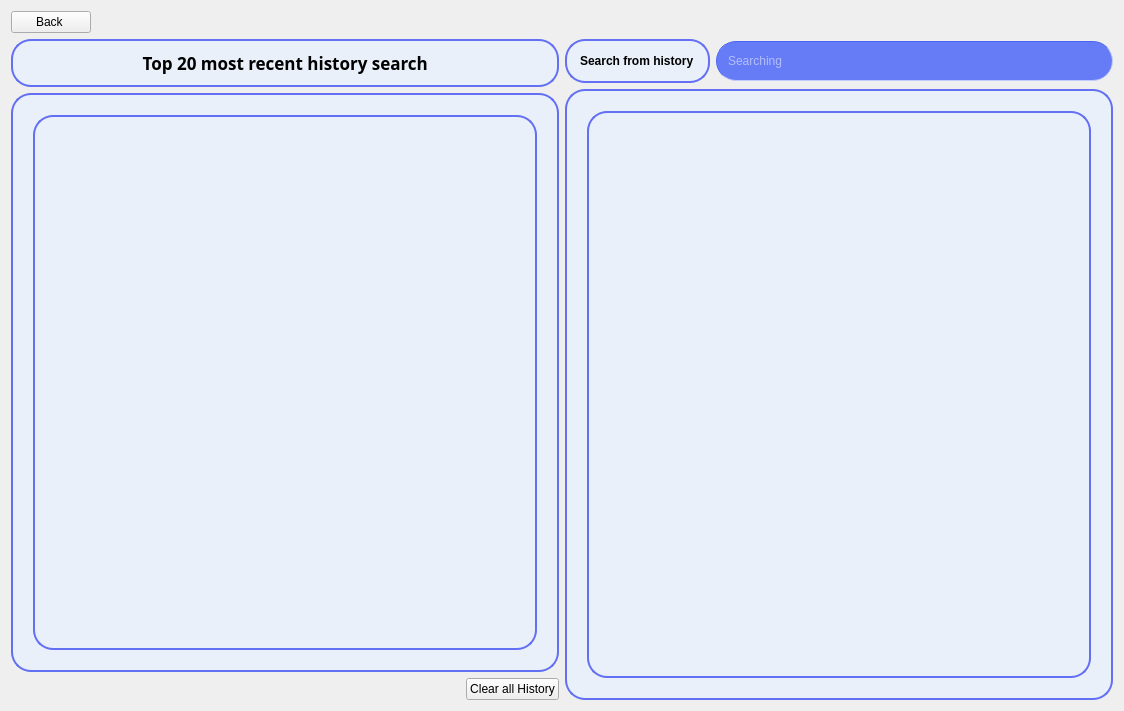
<?xml version="1.0" encoding="UTF-8"?>
<ui version="4.0">
 <class>HistoryScreen</class>
 <widget class="QWidget" name="HistoryScreen">
  <property name="geometry">
   <rect>
    <x>0</x>
    <y>0</y>
    <width>1124</width>
    <height>711</height>
   </rect>
  </property>
  <property name="windowTitle">
   <string>Form</string>
  </property>
  <layout class="QGridLayout" name="gridLayout_2">
   <item row="0" column="0">
    <layout class="QGridLayout" name="gridLayout">
     <item row="0" column="0">
      <layout class="QHBoxLayout" name="horizontalLayout_5">
       <item>
        <widget class="QPushButton" name="pushButton">
         <property name="text">
          <string>Back </string>
         </property>
        </widget>
       </item>
       <item>
        <spacer name="horizontalSpacer_3">
         <property name="orientation">
          <enum>Qt::Horizontal</enum>
         </property>
         <property name="sizeHint" stdset="0">
          <size>
           <width>40</width>
           <height>20</height>
          </size>
         </property>
        </spacer>
       </item>
      </layout>
     </item>
     <item row="1" column="0">
      <layout class="QHBoxLayout" name="horizontalLayout_4">
       <item>
        <layout class="QVBoxLayout" name="verticalLayout_3">
         <property name="bottomMargin">
          <number>0</number>
         </property>
         <item>
          <widget class="QLabel" name="label">
           <property name="font">
            <font>
             <family>Comfortaa</family>
             <pointsize>13</pointsize>
             <italic>false</italic>
             <bold>true</bold>
            </font>
           </property>
           <property name="styleSheet">
            <string notr="true">padding: 10px;
border-width : 2px;
border-style:solid;
border-radius: 20px;
  min-height: 20px;
  min-width: 20px;
background-color: rgb(233, 240, 250);
border-color: rgb(99, 112, 243);
font: 13pt &quot;Comfortaa&quot;;
font: bold;
color: black;;</string>
           </property>
           <property name="text">
            <string>&lt;html&gt;&lt;head/&gt;&lt;body&gt;&lt;p align=&quot;center&quot;&gt;&lt;span style=&quot; font-weight:700;&quot;&gt;Top 20 most recent history search &lt;/span&gt;&lt;/p&gt;&lt;/body&gt;&lt;/html&gt;</string>
           </property>
          </widget>
         </item>
         <item>
          <widget class="QScrollArea" name="test_3">
           <property name="mouseTracking">
            <bool>true</bool>
           </property>
           <property name="styleSheet">
            <string notr="true">padding: 20px;
border-width : 2px;
border-style:solid;
border-radius: 20px;
  min-height: 20px;
  min-width: 20px;
background-color: rgb(233, 240, 250);
border-color: rgb(99, 112, 243);
font: 13pt &quot;Comfortaa&quot;;</string>
           </property>
           <property name="widgetResizable">
            <bool>true</bool>
           </property>
           <widget class="QWidget" name="scrollAreaWidgetContents_3">
            <property name="geometry">
             <rect>
              <x>0</x>
              <y>0</y>
              <width>501</width>
              <height>518</height>
             </rect>
            </property>
           </widget>
          </widget>
         </item>
         <item>
          <layout class="QHBoxLayout" name="horizontalLayout_2">
           <item>
            <spacer name="horizontalSpacer">
             <property name="orientation">
              <enum>Qt::Horizontal</enum>
             </property>
             <property name="sizeHint" stdset="0">
              <size>
               <width>40</width>
               <height>20</height>
              </size>
             </property>
            </spacer>
           </item>
           <item>
            <widget class="QPushButton" name="pushButton_2">
             <property name="maximumSize">
              <size>
               <width>100</width>
               <height>16777215</height>
              </size>
             </property>
             <property name="text">
              <string>Clear all History</string>
             </property>
            </widget>
           </item>
          </layout>
         </item>
        </layout>
       </item>
       <item>
        <layout class="QVBoxLayout" name="verticalLayout_2">
         <item>
          <layout class="QHBoxLayout" name="horizontalLayout">
           <item>
            <widget class="QLabel" name="label_2">
             <property name="styleSheet">
              <string notr="true">padding: 10px;
border-width : 2px;
border-style:solid;
border-radius: 20px;
  min-height: 20px;
  min-width: 20px;
background-color: rgb(233, 240, 250);
border-color: rgb(99, 112, 243);
font: 13pt &quot;Comfortaa&quot;;
font: bold;
color: black;;</string>
             </property>
             <property name="text">
              <string>Search from history</string>
             </property>
            </widget>
           </item>
           <item>
            <widget class="QLineEdit" name="lineEdit_2">
             <property name="minimumSize">
              <size>
               <width>40</width>
               <height>40</height>
              </size>
             </property>
             <property name="styleSheet">
              <string notr="true">padding: 9px;
border-color: rgb(77, 101, 246);
border-width : 1px;
border-style:inset;
border-radius: 20px;
  min-height: 20px;
  min-width: 20px;
background-color: rgb(102, 124, 246);
color: white;
selection-color: rgb(39, 182, 240);
selection-background-color: rgb(77, 92, 245);
font: 11pt &quot;Comfortaa&quot;;</string>
             </property>
             <property name="placeholderText">
              <string>Searching</string>
             </property>
            </widget>
           </item>
          </layout>
         </item>
         <item>
          <widget class="QScrollArea" name="test_2">
           <property name="mouseTracking">
            <bool>true</bool>
           </property>
           <property name="styleSheet">
            <string notr="true">padding: 20px;
border-width : 2px;
border-style:solid;
border-radius: 20px;
  min-height: 20px;
  min-width: 20px;
background-color: rgb(233, 240, 250);
border-color: rgb(99, 112, 243);
font: 13pt &quot;Comfortaa&quot;;</string>
           </property>
           <property name="widgetResizable">
            <bool>true</bool>
           </property>
           <widget class="QWidget" name="scrollAreaWidgetContents_2">
            <property name="geometry">
             <rect>
              <x>0</x>
              <y>0</y>
              <width>501</width>
              <height>554</height>
             </rect>
            </property>
           </widget>
          </widget>
         </item>
        </layout>
       </item>
      </layout>
     </item>
    </layout>
   </item>
  </layout>
 </widget>
 <resources/>
 <connections/>
</ui>
